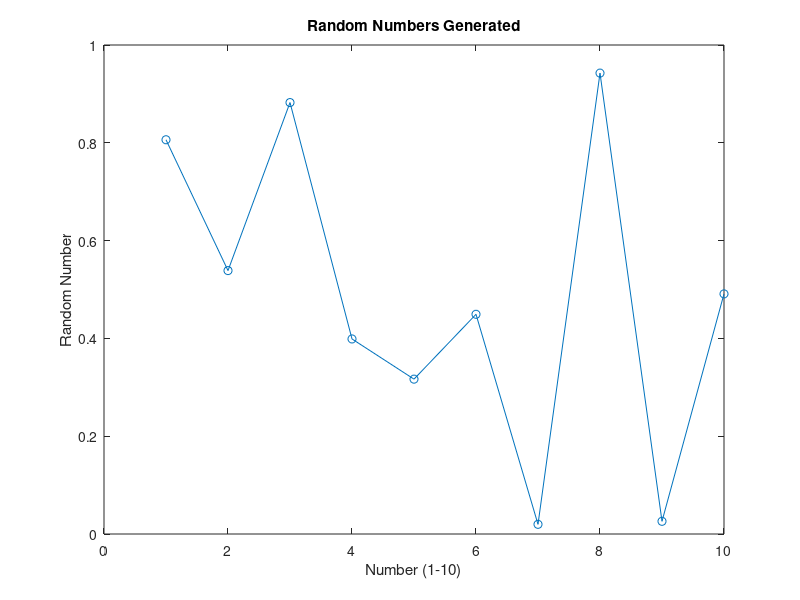

This chart was generated by the following MATLAB code:
%% Problem 3: Generate 10 Random Numbers with a For Loop and Plot

x = 1:10;
y = zeros(1,10);
 
for i = 1:10
    y(i) = rand;
end
 
disp(y)
 
plot(x,y,'-o')
xlabel('Number (1-10)')
ylabel('Random Number')
title('Random Numbers Generated')
